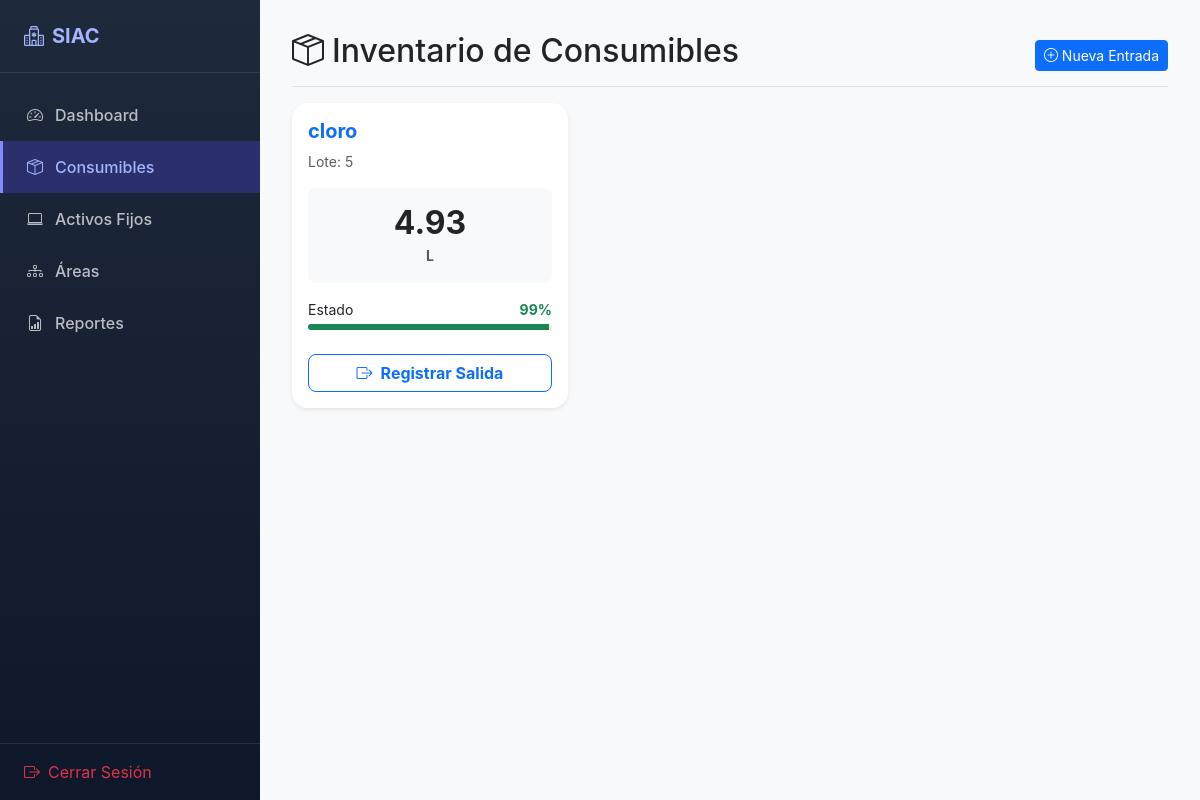
Screenshot of /index.php?page=lotes (signed in) with the database file from the repository.
### tables this page shows
CREATE TABLE `lotes` (
  `id` int(11) NOT NULL,
  `nombre_producto` varchar(100) NOT NULL,
  `cantidad_inicial` decimal(10,2) NOT NULL,
  `cantidad_actual` decimal(10,2) NOT NULL,
  `unidad` enum('L','Kg','Pz') NOT NULL,
  `estado` enum('activo','agotado') DEFAULT 'activo',
  `fecha_ingreso` timestamp NOT NULL DEFAULT current_timestamp()
);

### controllers/LoteController.php (called while the page is built, shortened)
<?php
class LoteController {
    private Lote $loteModel;
    public function __construct(PDO $pdo) {
        $this->loteModel = new Lote($pdo);
    }
    public function index(): array {
        $lotes = $this->loteModel->getAll();
        return ['lotes' => $lotes];
    }
}

### models/Lote.php (called while the page is built, shortened)
<?php
class Lote {
    private PDO $pdo;
    public function __construct(PDO $pdo) {
        $this->pdo = $pdo;
    }
    public function getAll(): array {
            $stmt = $this->pdo->query("SELECT * FROM lotes ORDER BY id DESC");
            return $stmt->fetchAll();
        }
}

### views/lotes/index.php (the view, shortened to what this page needs)
<div class="d-flex justify-content-between flex-wrap flex-md-nowrap align-items-center pb-2 mb-3 border-bottom">
    <h1 class="h2"><i class="bi bi-box-seam me-2"></i>Inventario de Consumibles</h1>
    <div class="btn-toolbar mb-2 mb-md-0">
        <a href="index.php?page=lotes&action=entrada" class="btn btn-sm btn-primary">
            <i class="bi bi-plus-circle"></i> Nueva Entrada
        </a>
    </div>
</div>
<div class="row">
    <?php if (empty($data['lotes'])): ?>
        <div class="col-12">
            <div class="alert alert-info">No hay lotes registrados actualmente.</div>
        </div>
    <?php else: ?>
        <?php foreach ($data['lotes'] as $l): ?>
        <?php
            $porcentaje = ($l['cantidad_inicial'] > 0) ? ($l['cantidad_actual'] / $l['cantidad_inicial']) * 100 : 0;
            $color = 'success';
        ?>
        <div class="col-md-4 mb-3">
            <div class="card h-100 shadow-sm border-0 rounded-4">
                <div class="card-body">
                    <h5 class="card-title fw-bold text-primary"><?= htmlspecialchars($l['nombre_producto']) ?></h5>
                    <p class="text-muted small">Lote: <?= htmlspecialchars($l['id']) ?></p>
                    <div class="bg-light rounded-3 p-3 text-center mb-3">
                        <h2 class="mb-0 fw-bold"><?= number_format($l['cantidad_actual'], 2) ?></h2>
                        <small class="text-muted text-uppercase fw-bold"><?= htmlspecialchars($l['unidad']) ?></small>
                    </div>
                    <div class="d-flex justify-content-between mb-1 small">
                        <span>Estado</span>
                        <span class="fw-bold text-<?= $color ?>"><?= number_format($porcentaje, 0) ?>%</span>
                    </div>
                    <div class="progress rounded-pill mb-4" style="height: 6px;">
                        <div class="progress-bar bg-<?= $color ?>" style="width: <?= $porcentaje ?>%"></div>
                    </div>
                    <a href="index.php?page=lotes&action=salida&id=<?= $l['id'] ?>" class="btn btn-<?= ($porcentaje <= 20) ? 'danger' : 'outline-primary' ?> w-100 rounded-3 fw-bold">
                        <i class="bi bi-box-arrow-right me-2"></i>Registrar Salida
                    </a>
                </div>
            </div>
        </div>
        <?php endforeach; ?>
    <?php endif; ?>
</div>

### views/layout.php (style rules this page uses)
:root { --primary: #4f46e5; --sidebar-width: 260px; }
body { font-family: -apple-system, BlinkMacSystemFont, "Segoe UI", Roboto, "Helvetica Neue", Arial, sans-serif; background-color: #f8f9fa; }

### rows the page displays
lotes: nombre_producto "cloro", id "5", cantidad_actual "4.93", unidad "L", porcentaje "99"
